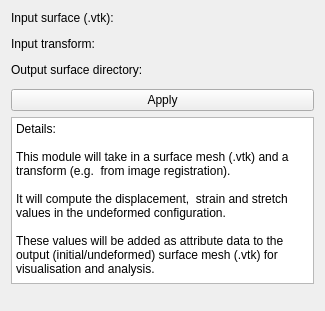
<?xml version="1.0" encoding="UTF-8"?>
<ui version="4.0">
 <class>DeformationExtractor</class>
 <widget class="qMRMLWidget" name="DeformationExtractor">
  <property name="geometry">
   <rect>
    <x>0</x>
    <y>0</y>
    <width>325</width>
    <height>311</height>
   </rect>
  </property>
  <layout class="QVBoxLayout" name="verticalLayout">
   <item>
    <widget class="QLabel" name="inputSurfaceLabel">
     <property name="text">
      <string>Input surface (.vtk):</string>
     </property>
    </widget>
   </item>
   <item>
    <widget class="qMRMLNodeComboBox" name="inputSurfaceSelector">
     <property name="enabled">
      <bool>false</bool>
     </property>
     <property name="nodeTypes">
      <stringlist notr="true">
       <string>vtkMRMLModelNode</string>
      </stringlist>
     </property>
     <property name="showHidden">
      <bool>false</bool>
     </property>
     <property name="showChildNodeTypes">
      <bool>false</bool>
     </property>
     <property name="hideChildNodeTypes">
      <stringlist notr="true"/>
     </property>
     <property name="baseName">
      <string notr="true"/>
     </property>
     <property name="interactionNodeSingletonTag">
      <string notr="true"/>
     </property>
    </widget>
   </item>
   <item>
    <widget class="QLabel" name="inputTransformLabel">
     <property name="text">
      <string>Input transform:</string>
     </property>
    </widget>
   </item>
   <item>
    <widget class="qMRMLNodeComboBox" name="inputTransformSelector">
     <property name="nodeTypes">
      <stringlist notr="true">
       <string>vtkMRMLGridTransformNode</string>
      </stringlist>
     </property>
     <property name="hideChildNodeTypes">
      <stringlist notr="true"/>
     </property>
     <property name="interactionNodeSingletonTag">
      <string notr="true"/>
     </property>
    </widget>
   </item>
   <item>
    <widget class="QLabel" name="ouputDir">
     <property name="text">
      <string>Output surface directory:</string>
     </property>
    </widget>
   </item>
   <item>
    <widget class="ctkPathLineEdit" name="outputDirPath">
     <property name="filters">
      <set>ctkPathLineEdit::Dirs|ctkPathLineEdit::Executable|ctkPathLineEdit::NoDot|ctkPathLineEdit::NoDotDot|ctkPathLineEdit::Readable</set>
     </property>
    </widget>
   </item>
   <item>
    <widget class="QPushButton" name="applyButton">
     <property name="enabled">
      <bool>true</bool>
     </property>
     <property name="toolTip">
      <string>Run the algorithm.</string>
     </property>
     <property name="text">
      <string>Apply</string>
     </property>
    </widget>
   </item>
   <item>
    <widget class="QPlainTextEdit" name="plainTextEdit">
     <property name="plainText">
      <string>Details:

This module will take in a surface mesh (.vtk) and a transform (e.g.  from image registration).

It will compute the displacement,  strain and stretch values in the undeformed configuration. 

These values will be added as attribute data to the output (initial/undeformed) surface mesh (.vtk) for visualisation and analysis.</string>
     </property>
    </widget>
   </item>
   <item>
    <spacer name="verticalSpacer">
     <property name="orientation">
      <enum>Qt::Vertical</enum>
     </property>
     <property name="sizeHint" stdset="0">
      <size>
       <width>20</width>
       <height>40</height>
      </size>
     </property>
    </spacer>
   </item>
  </layout>
 </widget>
 <customwidgets>
  <customwidget>
   <class>ctkPathLineEdit</class>
   <extends>QWidget</extends>
   <header>ctkPathLineEdit.h</header>
  </customwidget>
  <customwidget>
   <class>qMRMLNodeComboBox</class>
   <extends>QWidget</extends>
   <header>qMRMLNodeComboBox.h</header>
  </customwidget>
  <customwidget>
   <class>qMRMLWidget</class>
   <extends>QWidget</extends>
   <header>qMRMLWidget.h</header>
   <container>1</container>
  </customwidget>
 </customwidgets>
 <resources/>
 <connections>
  <connection>
   <sender>DeformationExtractor</sender>
   <signal>mrmlSceneChanged(vtkMRMLScene*)</signal>
   <receiver>inputTransformSelector</receiver>
   <slot>setMRMLScene(vtkMRMLScene*)</slot>
   <hints>
    <hint type="sourcelabel">
     <x>162</x>
     <y>155</y>
    </hint>
    <hint type="destinationlabel">
     <x>223</x>
     <y>72</y>
    </hint>
   </hints>
  </connection>
  <connection>
   <sender>DeformationExtractor</sender>
   <signal>mrmlSceneChanged(vtkMRMLScene*)</signal>
   <receiver>inputSurfaceSelector</receiver>
   <slot>setMRMLScene(vtkMRMLScene*)</slot>
   <hints>
    <hint type="sourcelabel">
     <x>162</x>
     <y>155</y>
    </hint>
    <hint type="destinationlabel">
     <x>223</x>
     <y>45</y>
    </hint>
   </hints>
  </connection>
  <connection>
   <sender>DeformationExtractor</sender>
   <signal>mrmlSceneChanged(vtkMRMLScene*)</signal>
   <receiver>outputDirPath</receiver>
   <slot>addCurrentPathToHistory()</slot>
   <hints>
    <hint type="sourcelabel">
     <x>162</x>
     <y>155</y>
    </hint>
    <hint type="destinationlabel">
     <x>162</x>
     <y>128</y>
    </hint>
   </hints>
  </connection>
 </connections>
</ui>
